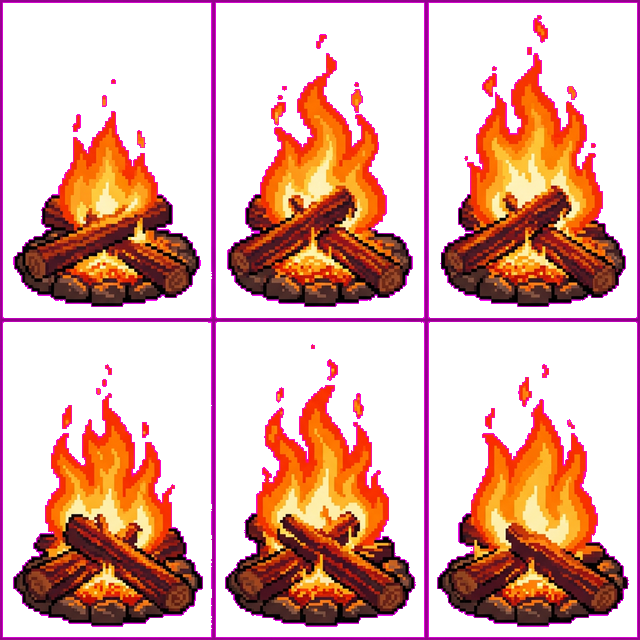
#> input picture icefishing/assets/campfire_anim.png, 640 x 640 px, found by its file name
$ python make_campfire_off.py
#> lines starting #> are read from the running program, lines starting #| are printed output that depends on the picture
from PIL import Image

def is_fire(r, g, b, a):
    if a == 0: return False

    # Yellow/Orange/Red fire colors
    if r > 180 and g > 80 and b < 100:
        return True

    # White-hot interior
    if r > 240 and g > 240 and b > 150:
        return True

    # Red-orange exterior
    if r > 200 and r > g * 1.5 and b < 100:
        return True

    # Bright Yellow
    if r > 200 and g > 180 and b < 80:
        return True

    return False

try:
    img = Image.open('assets/campfire_anim.png').convert('RGBA')
#> img is the input picture: PIL image 640x640 RGBA; mean R, G, B, A 220.8, 29.8, 166.1, 107.4
except Exception as e:
    print(f"Error opening image: {e}")
    exit(1)

frame_w = img.width // 3
#> frame_w = 213
frame_h = img.height // 2
#> frame_h = 320

frame = img.crop((0, 0, frame_w, frame_h))
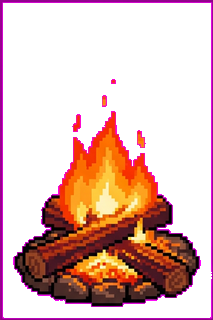
#> frame: PIL image 213x320 RGBA; mean R, G, B, A 221.5, 23.2, 180.7, 89.6; transparent parts drawn white
pixels = frame.load()

for y in range(frame_h):
    for x in range(frame_w):
        r, g, b, a = pixels[x, y]
        if is_fire(r, g, b, a):
            pixels[x, y] = (0, 0, 0, 0)

frame.save('assets/campfire_off.png')
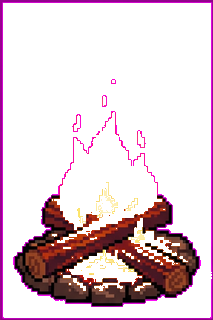
#> saved as campfire_off.png: PIL image 213x320 RGBA; mean R, G, B, A 189.9, 7.4, 176.9, 56.7; transparent parts drawn white
print("Saved assets/campfire_off.png")
